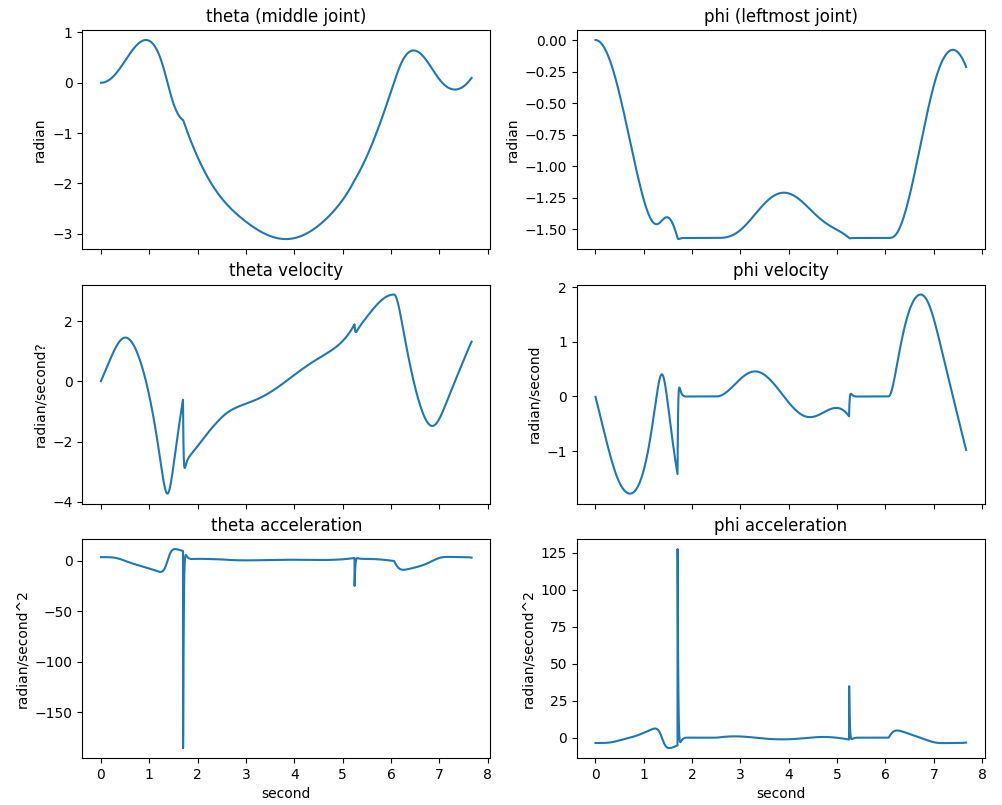

Here is the Python script that generated this plot:
import mujoco as mj
from mujoco.glfw import glfw
import matplotlib.pyplot as plt
import numpy as np
import os

# Initialize MuJoCo model and data
xml_path = '2D_robotic_arm.xml'
dirname = os.path.dirname(__file__)
abspath = os.path.join(dirname + "/" + xml_path)
xml_path = abspath
model = mj.MjModel.from_xml_path(xml_path)
data = mj.MjData(model)
cam = mj.MjvCamera() 
opt = mj.MjvOption() 

# Control variables
L1 = 3.0
L2 = 7.0
mass = 1.0
g = 9.81
# Motion parameters
t1 = 1
t2 = 3
t3 = 5
total_time = t1 + t2 + t3
v = -0.1 # negative x-direction
theta = 0 
phi = 0

simend = 1 + total_time + 1 
step = 100
average_time_step = total_time / step
# Result storage
jointA_position = []; jointB_position = []; joint_position = []
jointA_velocity = []; jointB_velocity = []; joint_velocity = []
jointA_qacc = []; jointB_qacc = []; joint_qacc = []
sim_time = []
jointA_torque = []; jointB_torque = []
history_result = []
i = 0; j = 0

def compute_x(t_stamp): #cal all x(t_stamp)
    if 0 <= t_stamp <= t1:
        x = L1 + L2 + 0.5 * (v / t1) * t_stamp ** 2
    elif t1 < t_stamp <= (t1 + t2):
        x = L1 + L2 + v * (0.5 * t1 + t_stamp)
    elif (t1 + t2) < t_stamp <= total_time:
        x = L1 + L2 + v * (0.5 * t1 + t1 + t2) - (v / t3) * (0.5 * (t1 + t2) ** 2 - (t1 + t2) * total_time
                                                             + total_time * t_stamp - 0.5 * t_stamp ** 2)
    else:
        x = L1 + L2 + v * (0.5 * t1 + t1 + t2 + 0.5 * t3)
    return x

def compute_angles(x): #theta & phi shoudl be +/- opposite
    theta = np.arccos((x ** 2 - L1 ** 2 - L2 ** 2) / (2 * L1 * L2))
    phi = np.arctan(L2 * np.sin(theta) / (L1 + L2 * np.cos(theta))) 
    return theta, phi

def compute_torques(theta, phi):
    pass

button_left = False
button_middle = False
button_right = False
lastx = 0
lasty = 0

def controller(model, data, t_stamp):
    pass

def keyboard(window, key, scancode, act, mods):
    if act == glfw.PRESS and key == glfw.KEY_BACKSPACE:
        mj.mj_resetData(model, data)
        mj.mj_forward(model, data)

def mouse_button(window, button, act, mods):
    # update button state
    global button_left
    global button_middle
    global button_right

    button_left = (glfw.get_mouse_button(
        window, glfw.MOUSE_BUTTON_LEFT) == glfw.PRESS)
    button_middle = (glfw.get_mouse_button(
        window, glfw.MOUSE_BUTTON_MIDDLE) == glfw.PRESS)
    button_right = (glfw.get_mouse_button(
        window, glfw.MOUSE_BUTTON_RIGHT) == glfw.PRESS)

    # update mouse position
    glfw.get_cursor_pos(window)

def mouse_move(window, xpos, ypos):
    # compute mouse displacement, save
    global lastx
    global lasty
    global button_left
    global button_middle
    global button_right

    dx = xpos - lastx
    dy = ypos - lasty
    lastx = xpos
    lasty = ypos

    # no buttons down: nothing to do
    if (not button_left) and (not button_middle) and (not button_right):
        return

    # get current window size
    width, height = glfw.get_window_size(window)

    # get shift key state
    PRESS_LEFT_SHIFT = glfw.get_key(
        window, glfw.KEY_LEFT_SHIFT) == glfw.PRESS
    PRESS_RIGHT_SHIFT = glfw.get_key(
        window, glfw.KEY_RIGHT_SHIFT) == glfw.PRESS
    mod_shift = (PRESS_LEFT_SHIFT or PRESS_RIGHT_SHIFT)

    # determine action based on mouse button
    if button_right:
        if mod_shift:
            action = mj.mjtMouse.mjMOUSE_MOVE_H
        else:
            action = mj.mjtMouse.mjMOUSE_MOVE_V
    elif button_left:
        if mod_shift:
            action = mj.mjtMouse.mjMOUSE_ROTATE_H
        else:
            action = mj.mjtMouse.mjMOUSE_ROTATE_V
    else:
        action = mj.mjtMouse.mjMOUSE_ZOOM

    mj.mjv_moveCamera(model, action, dx/height,
                      dy/height, scene, cam)

def scroll(window, xoffset, yoffset):
    action = mj.mjtMouse.mjMOUSE_ZOOM
    mj.mjv_moveCamera(model, action, 0.0, -0.05 *
                      yoffset, scene, cam)

glfw.init()
window = glfw.create_window(1200, 900, "Demo", None, None)
glfw.make_context_current(window)
glfw.swap_interval(1)

# initialize visualization data structures
mj.mjv_defaultCamera(cam)
mj.mjv_defaultOption(opt)
scene = mj.MjvScene(model, maxgeom=10000)
context = mj.MjrContext(model, mj.mjtFontScale.mjFONTSCALE_150.value)

# install GLFW mouse and keyboard callbacks
glfw.set_key_callback(window, keyboard)
glfw.set_cursor_pos_callback(window, mouse_move)
glfw.set_mouse_button_callback(window, mouse_button)
glfw.set_scroll_callback(window, scroll)

# camera configuration
cam.azimuth = 91.19999999999999 
cam.elevation = -85.79999999999995 
cam.distance =  29.393051762183
cam.lookat =np.array([ 0.0 , 0.0 , 0.0 ])

mj.set_mjcb_control(lambda model, data: controller(model, data, data.time))

# data.time= 0.0 now
while not glfw.window_should_close(window):
    time_prev = data.time
    i+=1
    
    while (data.time - time_prev < 1.0/60.0): # Step the simulation after 1/60 second
        mj.mj_step(model, data)
        sim_time.append(data.time)
        joint_position.append(data.qpos.copy())
        jointA_position.append(joint_position[j][0])
        jointB_position.append(joint_position[j][1])
        joint_velocity.append(data.qvel.copy())
        jointA_velocity.append(joint_velocity[j][0])
        jointB_velocity.append(joint_velocity[j][1])
        joint_qacc.append(data.qacc.copy())
        jointA_qacc.append(joint_qacc[j][0])
        jointB_qacc.append(joint_qacc[j][1])
        jointA_torque.append(data.joint("joint_A").qfrc_constraint + data.joint("joint_A").qfrc_smooth)
        jointB_torque.append(data.joint("joint_B").qfrc_constraint + data.joint("joint_B").qfrc_smooth)
        j+=1
    if (data.time>=simend):
        break;

    # get framebuffer viewport
    viewport_width, viewport_height = glfw.get_framebuffer_size(
        window)
    viewport = mj.MjrRect(0, 0, viewport_width, viewport_height)

    # Update scene and render
    mj.mjv_updateScene(model, data, opt, None, cam,
                       mj.mjtCatBit.mjCAT_ALL.value, scene)
    mj.mjr_render(viewport, scene, context)
    glfw.swap_buffers(window)
    glfw.poll_events()


print("Simulated time:", time_prev)
print("Number of timestamp:", len(sim_time))

# Convert results to numpy array for easier analysis
history_result = np.array(history_result)
print(i, j)

# Convert to numpy arrays for plotting
sim_time = np.array(sim_time)
jointA_position = np.array(jointA_position)
jointB_position = np.array(jointB_position)
joint_position = np.array(joint_position)
print("Size of jointA_position:", len(jointA_position))
print("Size of jointB_position:", len(jointB_position))
jointA_torque = np.array(jointA_torque)
jointB_torque = np.array(jointB_torque)

_, ax = plt.subplots(3, 2, sharex=True, figsize=(10, 10))
ax[0,0].plot(sim_time, jointB_position)
ax[0,0].set_title('theta (middle joint)')
ax[0,0].set_ylabel('radian')

ax[1,0].plot(sim_time, jointB_velocity)
ax[1,0].set_title('theta velocity')
ax[1,0].set_ylabel('radian/second?')

ax[2,0].plot(sim_time, jointB_qacc)
ax[2,0].set_title('theta acceleration')
ax[2,0].set_ylabel('radian/second^2')
ax[2,0].set_xlabel('second')

ax[0,1].plot(sim_time, jointA_position)
ax[0,1].set_title('phi (leftmost joint)')
ax[0,1].set_ylabel('radian')

ax[1,1].plot(sim_time, jointA_velocity)
ax[1,1].set_title('phi velocity')
ax[1,1].set_ylabel('radian/second')

ax[2,1].plot(sim_time, jointA_qacc)
ax[2,1].set_title('phi acceleration')
ax[2,1].set_ylabel('radian/second^2')
ax[2,1].set_xlabel('second')
plt.tight_layout()
plt.show()
